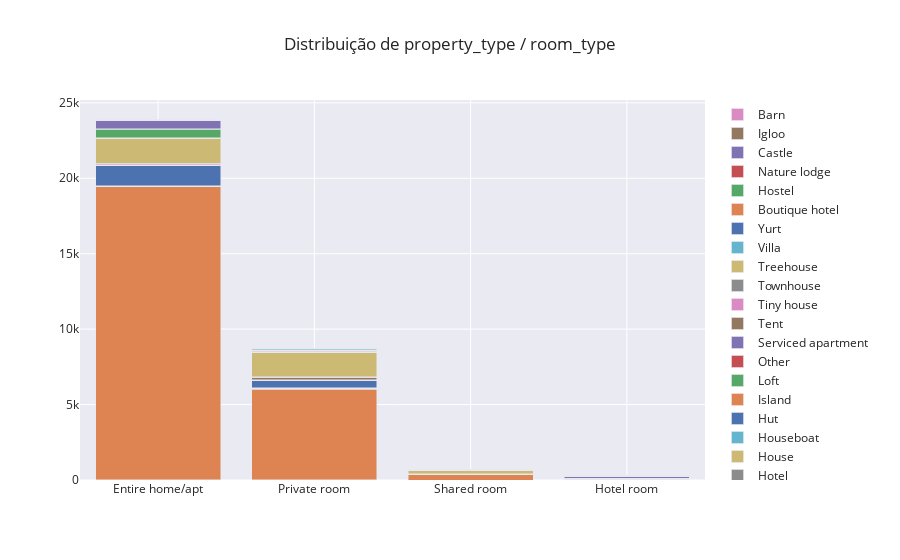

The notebook cell saved with this chart:
### Markdown cell above
### / Distribuição de property_type

### Code cell
df_temp = df_listings[["property_type", "room_type", "host_is_superhost"]].groupby(["room_type", "property_type"]).count()
df_temp = pd.DataFrame(df_temp).reset_index()

y_values = df_temp["property_type"].unique().tolist()

temp = {}
for each in y_values:
    y_lst = []
    for room_type in room_types:
        try:
            value = df_temp[(df_temp["property_type"] == each) & 
                            (df_temp["room_type"] == room_type)]["host_is_superhost"].values[0]
        except:
            value = 0
        finally:
            y_lst.append(value)
    temp[each] = y_lst

fig = go.Figure()

for each in y_values:
    fig.add_trace(go.Bar(x=room_types, y=temp[each], name=each))

fig.update_layout(barmode='stack', template="seaborn", title="Distribuição de property_type / room_type")
fig.show()

### Figure 1 — Plotly figure (JSON) as saved in the notebook; plotly's stock layout.template omitted (floating-point values rounded to 4 significant figures)
{"data": [{"name": "Aparthotel", "type": "bar", "x": ["Entire home/apt", "Private room", "Shared room", "Hotel room"], "y": [16, 13, 0, 30]}, {"name": "Apartment", "type": "bar", "x": ["Entire home/apt", "Private room", "Shared room", "Hotel room"], "y": [19421, 5995, 342, 0]}, {"name": "Bed and breakfast", "type": "bar", "x": ["Entire home/apt", "Private room", "Shared room", "Hotel room"], "y": [1, 80, 27, 33]}, {"name": "Boat", "type": "bar", "x": ["Entire home/apt", "Private room", "Shared room", "Hotel room"], "y": [18, 5, 0, 0]}, {"name": "Bungalow", "type": "bar", "x": ["Entire home/apt", "Private room", "Shared room", "Hotel room"], "y": [6, 3, 1, 0]}, {"name": "Cabin", "type": "bar", "x": ["Entire home/apt", "Private room", "Shared room", "Hotel room"], "y": [9, 1, 0, 0]}, {"name": "Camper/RV", "type": "bar", "x": ["Entire home/apt", "Private room", "Shared room", "Hotel room"], "y": [2, 0, 0, 0]}, {"name": "Campsite", "type": "bar", "x": ["Entire home/apt", "Private room", "Shared room", "Hotel room"], "y": [1, 0, 0, 0]}, {"name": "Casa particular (Cuba)", "type": "bar", "x": ["Entire home/apt", "Private room", "Shared room", "Hotel room"], "y": [4, 5, 1, 1]}, {"name": "Chalet", "type": "bar", "x": ["Entire home/apt", "Private room", "Shared room", "Hotel room"], "y": [17, 9, 5, 0]}, {"name": "Condominium", "type": "bar", "x": ["Entire home/apt", "Private room", "Shared room", "Hotel room"], "y": [1337, 487, 27, 0]}, {"name": "Cottage", "type": "bar", "x": ["Entire home/apt", "Private room", "Shared room", "Hotel room"], "y": [19, 12, 1, 0]}, {"name": "Dorm", "type": "bar", "x": ["Entire home/apt", "Private room", "Shared room", "Hotel room"], "y": [2, 0, 0, 0]}, {"name": "Earth house", "type": "bar", "x": ["Entire home/apt", "Private room", "Shared room", "Hotel room"], "y": [7, 19, 3, 0]}, {"name": "Farm stay", "type": "bar", "x": ["Entire home/apt", "Private room", "Shared room", "Hotel room"], "y": [1, 1, 0, 0]}, {"name": "Guest suite", "type": "bar", "x": ["Entire home/apt", "Private room", "Shared room", "Hotel room"], "y": [52, 145, 5, 0]}, {"name": "Guesthouse", "type": "bar", "x": ["Entire home/apt", "Private room", "Shared room", "Hotel room"], "y": [66, 52, 16, 0]}, {"name": "Hotel", "type": "bar", "x": ["Entire home/apt", "Private room", "Shared room", "Hotel room"], "y": [12, 27, 0, 51]}, {"name": "House", "type": "bar", "x": ["Entire home/apt", "Private room", "Shared room", "Hotel room"], "y": [1676, 1598, 230, 0]}, {"name": "Houseboat", "type": "bar", "x": ["Entire home/apt", "Private room", "Shared room", "Hotel room"], "y": [2, 0, 0, 0]}, {"name": "Hut", "type": "bar", "x": ["Entire home/apt", "Private room", "Shared room", "Hotel room"], "y": [1, 2, 0, 0]}, {"name": "Island", "type": "bar", "x": ["Entire home/apt", "Private room", "Shared room", "Hotel room"], "y": [1, 4, 0, 0]}, {"name": "Loft", "type": "bar", "x": ["Entire home/apt", "Private room", "Shared room", "Hotel room"], "y": [564, 44, 13, 0]}, {"name": "Other", "type": "bar", "x": ["Entire home/apt", "Private room", "Shared room", "Hotel room"], "y": [58, 27, 9, 0]}, {"name": "Serviced apartment", "type": "bar", "x": ["Entire home/apt", "Private room", "Shared room", "Hotel room"], "y": [533, 64, 3, 122]}, {"name": "Tent", "type": "bar", "x": ["Entire home/apt", "Private room", "Shared room", "Hotel room"], "y": [1, 0, 0, 0]}, {"name": "Tiny house", "type": "bar", "x": ["Entire home/apt", "Private room", "Shared room", "Hotel room"], "y": [18, 7, 4, 0]}, {"name": "Townhouse", "type": "bar", "x": ["Entire home/apt", "Private room", "Shared room", "Hotel room"], "y": [18, 43, 3, 0]}, {"name": "Treehouse", "type": "bar", "x": ["Entire home/apt", "Private room", "Shared room", "Hotel room"], "y": [2, 2, 0, 0]}, {"name": "Villa", "type": "bar", "x": ["Entire home/apt", "Private room", "Shared room", "Hotel room"], "y": [63, 46, 1, 0]}, {"name": "Yurt", "type": "bar", "x": ["Entire home/apt", "Private room", "Shared room", "Hotel room"], "y": [1, 0, 0, 0]}, {"name": "Boutique hotel", "type": "bar", "x": ["Entire home/apt", "Private room", "Shared room", "Hotel room"], "y": [0, 13, 2, 14]}, {"name": "Hostel", "type": "bar", "x": ["Entire home/apt", "Private room", "Shared room", "Hotel room"], "y": [0, 24, 21, 58]}, {"name": "Nature lodge", "type": "bar", "x": ["Entire home/apt", "Private room", "Shared room", "Hotel room"], "y": [0, 3, 0, 7]}, {"name": "Castle", "type": "bar", "x": ["Entire home/apt", "Private room", "Shared room", "Hotel room"], "y": [0, 3, 0, 0]}, {"name": "Igloo", "type": "bar", "x": ["Entire home/apt", "Private room", "Shared room", "Hotel room"], "y": [0, 1, 0, 0]}, {"name": "Barn", "type": "bar", "x": ["Entire home/apt", "Private room", "Shared room", "Hotel room"], "y": [0, 0, 1, 0]}], "layout": {"barmode": "stack", "title": {"text": "Distribuição de property_type / room_type"}}}
